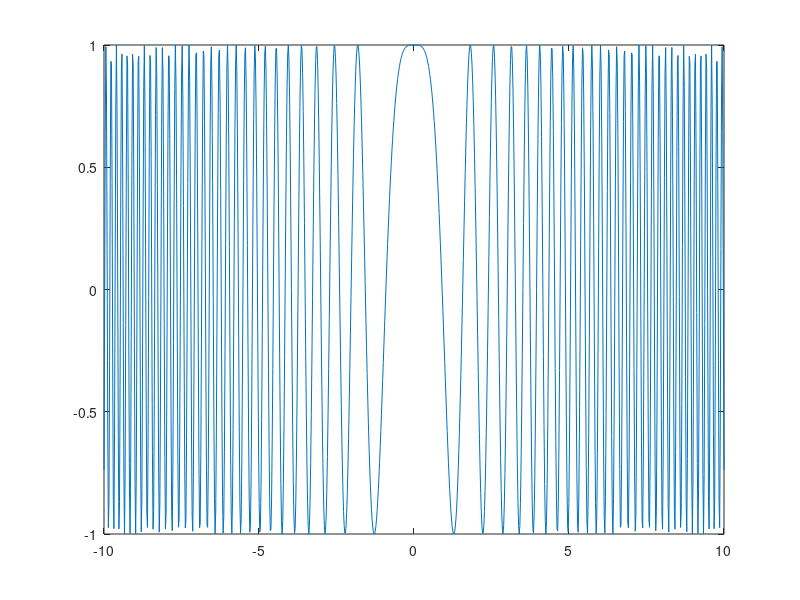

Source code (MATLAB):

% [h, ks, S, V, x, kp, lambda_p] = generateSeaSurface(20000, 40000, 10, 0.84,568194,false);
% 
f = 35e9;
lambda = 3e8/f;
k = 2*pi/lambda;
h1 = 30;
h2 = 20;


L = 10000;

Lo = (h1+h2)^4/(2*h1*h2*L^3);

x = linspace(-10000,10000,1000);
y = exp(1i*k*Lo/2*x.^2);

plot(x/1000,real(y))


% N = 40000;
% Gamma = 1;
% sf = (h1 + h2)^2/(h1*h2);
% 
% %loop
% for counter = 1:N
%     xx = x(1:counter);
%     hh = h(1:counter);
%     
%     Fs = 1/L*exp(1j*k*L);
%     Lo = (h1 + h2)^4/(h1*h2*L^3);
% 
%     dtest = 1/L*exp(1j*k*Lo/2*xx.^2 - 1j*k*hh*2*(h1 + h2)/L);
%     test = sum(dtest);
%     
%     F(counter) = Fs*(1 + Gamma*sf*test);
% end
% 
% figure
% plot(x,abs(F),'LineWidth',2)

